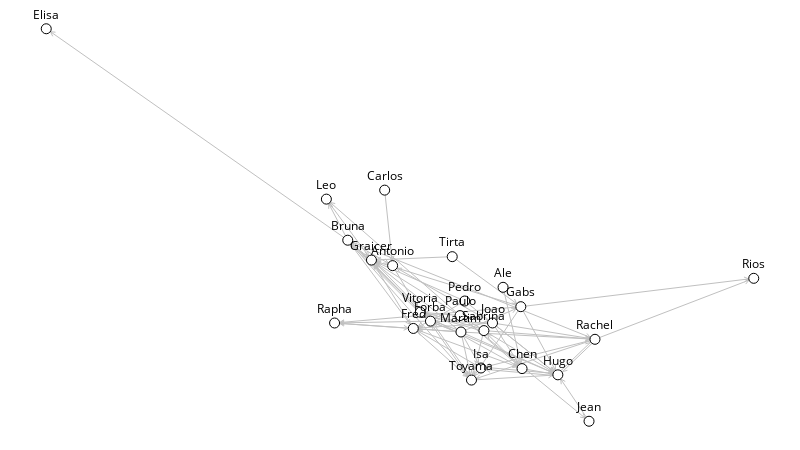

Notebook source saved alongside this figure:
### Markdown cell above
## One-mode

### Code cell
om = sn.load_graph('one-mode.gml')

sn.show_graph(om, nlab=True)

### Figure 1 — Plotly figure (JSON) as saved in the notebook; plotly's stock layout.template omitted (floating-point values rounded to 4 significant figures; data arrays with more than 128 entries replaced by an {"elided": "..."} marker saying what was removed)
{"data": [{"hoverinfo": "none", "line": {"color": "rgb(192, 192, 192)", "width": 1}, "mode": "lines", "type": "scatter", "uid": "23e22dd8-d3c2-11e8-ac14-5cc9d35576a8", "x": {"elided": "678 float values"}, "y": {"elided": "678 float values"}}, {"hoverinfo": "none", "marker": {"color": "rgb(255, 255, 255)", "line": {"color": "rgb(0, 0, 0)", "width": 1}, "size": 10}, "mode": "markers+text", "text": ["Rachel", "Jean", "Bruna", "Leo", "Joao", "Rapha", "Carlos", "Fred", "Toyama", "Vitoria", "Hugo", "Gabs", "Elisa", "Paulo", "Sabrina", "Forba", "Rios", "Ale", "Graicer", "Antonio", "Martim", "Pedro", "Isa", "Chen", "Tirta"], "textfont": {"color": "rgb(0, 0, 0)"}, "textposition": "top center", "type": "scatter", "uid": "23e22dd9-d3c2-11e8-ac14-5cc9d35576a8", "x": [0.7756, 0.7672, 0.4261, 0.3959, 0.6308, 0.4075, 0.4783, 0.5188, 0.601, 0.5287, 0.7231, 0.6708, 0, 0.5848, 0.6186, 0.5431, 1, 0.6457, 0.4597, 0.4896, 0.5862, 0.5915, 0.6145, 0.6725, 0.5738], "y": [0.2088, 0, 0.4613, 0.5659, 0.2504, 0.2503, 0.5888, 0.2364, 0.1049, 0.2779, 0.1183, 0.2919, 1, 0.2692, 0.231, 0.2551, 0.3641, 0.3413, 0.4106, 0.3965, 0.2274, 0.3063, 0.1357, 0.1342, 0.4193]}], "layout": {"height": 450, "margin": {"b": 0, "l": 0, "r": 0, "t": 0}, "showlegend": false, "width": 800, "xaxis": {"showgrid": false, "showticklabels": false, "zeroline": false}, "yaxis": {"showgrid": false, "showticklabels": false, "zeroline": false}}}
